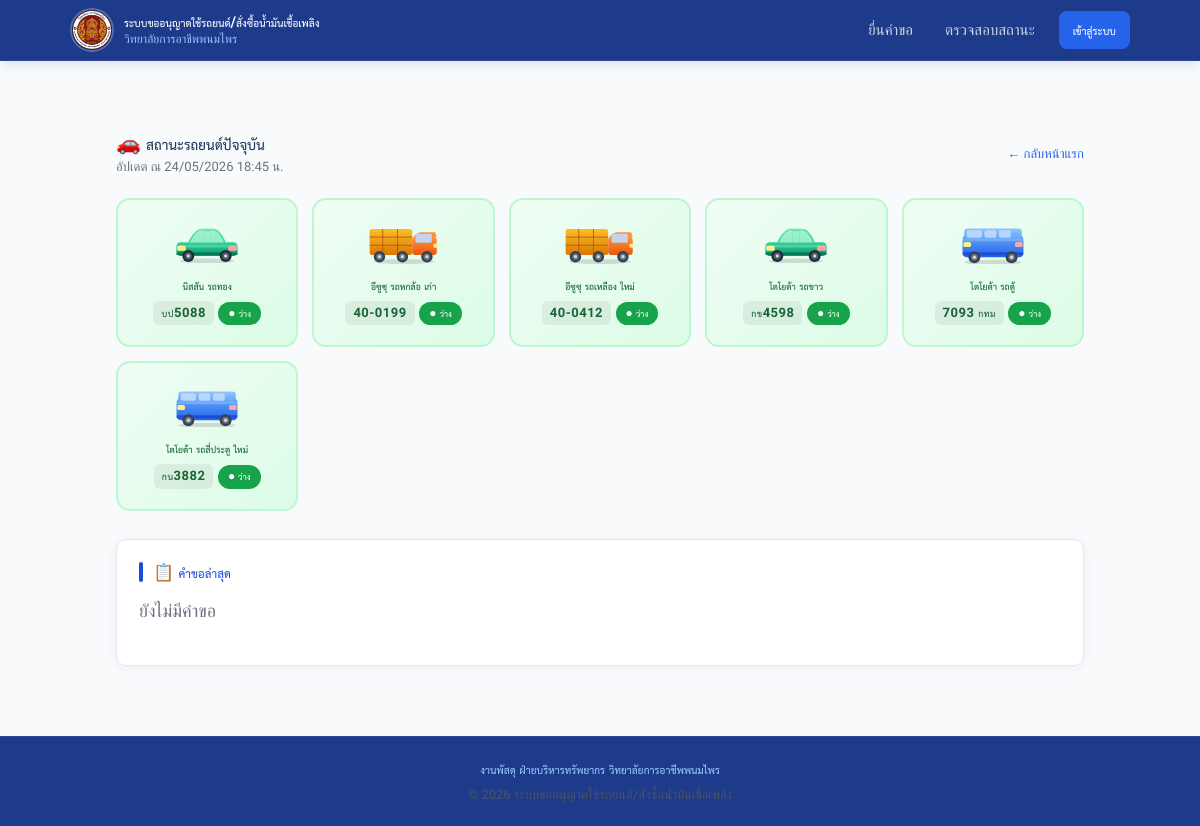
Screenshot of /carrequest/vehicles with the database file from the repository.
### tables this page shows
CREATE TABLE vehicles (
    id BIGINT UNSIGNED AUTO_INCREMENT PRIMARY KEY,
    vehicle_name VARCHAR(120) NOT NULL,
    license_plate VARCHAR(50) NOT NULL UNIQUE,
    vehicle_type VARCHAR(80) NULL,
    fuel_type ENUM('gasoline_91', 'gasoline_95', 'diesel', 'engine_oil', 'other') NOT NULL DEFAULT 'diesel',
    default_driver_name VARCHAR(150) NULL,
    is_active TINYINT(1) NOT NULL DEFAULT 1,
    notes TEXT NULL,
    created_at TIMESTAMP NOT NULL DEFAULT CURRENT_TIMESTAMP,
    updated_at TIMESTAMP NOT NULL DEFAULT CURRENT_TIMESTAMP ON UPDATE CURRENT_TIMESTAMP,
    INDEX idx_vehicles_active (is_active),
    INDEX idx_vehicles_fuel_type (fuel_type)
);

### app/helpers.php (called while the page is built, shortened)
<?php
function config(string $name): array
{
    static $items = [];
    if (!isset($items[$name])) {
        $path = dirname(__DIR__) . '/config/' . $name . '.php';
        $items[$name] = require $path;
    }
    return $items[$name];
}
function render(string $template, array $data = [], int $statusCode = 200): void
{
    $path = dirname(__DIR__) . '/app/Views/' . $template . '.php';
    extract($data, EXTR_SKIP);
    require $path;
}
function e(?string $value): string
{
    return htmlspecialchars((string) $value, ENT_QUOTES, 'UTF-8');
}

### app/Controllers/PublicController.php (called while the page is built, shortened)
<?php
final class PublicController
{
    public function vehicleBoard(): void
    {
        $db = Database::connection();
        $vStmt = $db->query(
            'SELECT v.id, v.vehicle_name, v.license_plate, v.vehicle_type,
                    r.id AS req_id, r.tracking_id, r.requester_name,
                    r.destination, r.travel_start_at, r.travel_end_at, r.assigned_driver_name
             FROM vehicles v
             LEFT JOIN requisitions r
                ON r.assigned_vehicle_id = v.id
                AND r.status = \'approved\'
                AND r.travel_start_at <= NOW()
                AND r.travel_end_at   >= NOW()
             WHERE v.is_active = 1
             ORDER BY v.vehicle_name ASC'
        );
        $rStmt = $db->query(
            'SELECT r.tracking_id, r.requester_name, r.destination,
                    r.travel_start_at, r.travel_end_at, r.status,
                    v.vehicle_name, v.license_plate
             FROM requisitions r
             LEFT JOIN vehicles v ON v.id = r.assigned_vehicle_id
             WHERE r.status NOT IN (\'cancelled\')
             ORDER BY r.created_at DESC
             LIMIT 15'
        );
        render('public/vehicle_board', [
            'title'        => 'สถานะรถยนต์',
            'vehicles'     => $vStmt->fetchAll(),
            'recentRequests' => $rStmt->fetchAll(),
            'statusLabels' => $this->statusLabels(),
        ]);
    }
    private function statusLabels(): array
    {
        return [
            'submitted' => 'ส่งคำขอแล้ว',
            'pending_level_1' => 'รอหัวหน้างานพัสดุอนุมัติ',
            'pending_level_2' => 'รอรองผู้อำนวยการฝ่ายบริหารทรัพยากรอนุมัติ',
            'pending_level_3' => 'รอผู้อำนวยการอนุมัติ',
            'approved' => 'อนุมัติเรียบร้อย',
            'rejected' => 'ไม่อนุมัติ',
            'cancelled' => 'ยกเลิกคำขอ',
        ];
    }
}

### index.php (called while the page is built, shortened)
<?php
$router = new Router();
$router->dispatch($_SERVER['REQUEST_METHOD'], $_SERVER['REQUEST_URI']);

### config/app.php (called while the page is built)
<?php
$isLocal = in_array($_SERVER['HTTP_HOST'] ?? '', ['localhost', '127.0.0.1']);
return [
    'name'      => 'ระบบขออนุญาตใช้รถยนต์/สั่งซื้อน้ำมันเชื้อเพลิง',
    'base_path' => $isLocal ? '/carrequest' : '',
    'timezone'  => 'Asia/Bangkok',
    'debug'     => $isLocal,
];

### config/database.php (called while the page is built)
<?php
$isLocal = in_array($_SERVER['HTTP_HOST'] ?? '', ['localhost', '127.0.0.1']);
return $isLocal ? [
    'host'     => '127.0.0.1',
    'port'     => 3306,
    'database' => 'carrequest',
    'username' => 'root',
    'password' => '',
    'charset'  => 'utf8mb4',
] : [
    'host'     => '127.0.0.1',
    'port'     => 3306,
    'database' => 'u651170081_carrequest',
    'username' => 'u651170081_carrequest',
    'password' => 'CHANGE_ON_SERVER',
    'charset'  => 'utf8mb4',
];

### app/Views/public/vehicle_board.php (the view, shortened to what this page needs)
<div style="max-width:1000px;margin:0 auto;padding:16px;">
    <div style="display:flex;justify-content:space-between;align-items:center;margin-bottom:20px;flex-wrap:wrap;gap:8px;">
        <div>
            <h1 style="font-size:20px;font-weight:700;color:#1e3a5f;margin:0;">🚗 สถานะรถยนต์ปัจจุบัน</h1>
            <p style="margin:2px 0 0;font-size:13px;color:#6b7280;">อัปเดต ณ <?= e(date('d/m/Y H:i')) ?> น.</p>
        </div>
        <a href="<?= e(config('app')['base_path']) ?>/" style="font-size:13px;color:#2563eb;text-decoration:none;">← กลับหน้าแรก</a>
    </div>
    <div class="vehicle-board" style="margin-bottom:28px;">
        <?php foreach ($vehicles as $v):
            $inUse = !empty($v['req_id']);
        ?>
        <div class="vcard <?= $inUse ? 'vcard-busy' : 'vcard-free' ?>">
            <div class="vcard-icon">
            </div>
            <div class="vcard-body">
                <div class="vcard-name"><?= e($v['vehicle_name']) ?></div>
                <div class="vcard-plate"><?= e($v['license_plate']) ?></div>
                <div class="vcard-status-badge <?= $inUse ? 'badge-busy' : 'badge-free' ?>">
                    <?= $inUse ? '● กำลังใช้งาน' : '● ว่าง' ?>
                </div>
            </div>
        </div>
        <?php endforeach; ?>
    </div>
    <div class="form-section">
        <h2 class="section-title" style="margin-bottom:14px;">📋 คำขอล่าสุด</h2>
        <?php if (empty($recentRequests)): ?>
            <p style="color:#6b7280;">ยังไม่มีคำขอ</p>
        <?php endif; ?>
    </div>
</div>
<?php
$content = ob_get_clean();
require dirname(__DIR__) . '/layout.php';

### app/Router.php (shortened to what this page needs)
<?php
final class Router
{
    private array $routes = [];
    public function dispatch(string $method, string $uri): void
    {
        $path = parse_url($uri, PHP_URL_PATH) ?: '/';
        $basePath = rtrim(config('app')['base_path'], '/');
        if ($basePath !== '' && str_starts_with($path, $basePath)) {
            $path = substr($path, strlen($basePath));
        }
        $path = '/' . trim($path, '/');
        $path = $path === '/' ? '/' : rtrim($path, '/');
        foreach ($this->routes as $route) {
            if ($route['method'] === $method && $route['path'] === $path) {
                call_user_func($route['handler']);
                return;
            }
        }
    }
    private function add(string $method, string $path, callable $handler): void
    {
        $this->routes[] = [
            'method' => $method,
            'path' => $path,
            'handler' => $handler,
        ];
    }
}

### app/Views/layout.php (shortened to what this page needs)
<?php
$app = config('app');
$assetVersion = file_exists(__DIR__ . '/../../public/assets/app.css') ? filemtime(__DIR__ . '/../../public/assets/app.css') : time();
$mainClass = isset($mainClass) ? $mainClass : 'container app-shell py-4 py-md-5';
?>
<!doctype html>
<html lang="th">
<head>
    <link href="https://cdn.jsdelivr.net/npm/bootstrap@5.3.3/dist/css/bootstrap.min.css" rel="stylesheet">
    <link href="<?= e($app['base_path']) ?>/public/assets/app.css?v=<?= e((string) $assetVersion) ?>" rel="stylesheet">
    <link href="<?= e($app['base_path']) ?>/public/assets/home.css?v=<?= e((string) $assetVersion) ?>" rel="stylesheet">
</head>
<body>
    <header class="site-header" id="site-header">
        <div class="header-inner">
            <a class="brand-link" href="<?= e($app['base_path']) ?>/">
                <div class="brand-logo-img">
                    <img src="<?= e($app['base_path']) ?>/public/assets/logo.png" alt="วิทยาลัยการอาชีพพนมไพร" width="44" height="44">
                </div>
                <span class="brand-text">
                    <span class="brand-name">ระบบขออนุญาตใช้รถยนต์/สั่งซื้อน้ำมันเชื้อเพลิง</span>
                    <span class="brand-org">วิทยาลัยการอาชีพพนมไพร</span>
                </span>
            </a>
            <nav class="main-nav">
                <a class="nav-item" href="<?= e($app['base_path']) ?>/request">ยื่นคำขอ</a>
                <a class="nav-item" href="<?= e($app['base_path']) ?>/status">ตรวจสอบสถานะ</a>
                <a class="nav-item nav-item-btn" href="<?= e($app['base_path']) ?>/login">เข้าสู่ระบบ</a>
            </nav>
        </div>
    </header>
    <main class="<?= e($mainClass) ?>">
        <?= $content ?>
    </main>
    <footer class="site-footer">
        <div class="footer-inner">
            <p class="footer-dept">งานพัสดุ ฝ่ายบริหารทรัพยากร วิทยาลัยการอาชีพพนมไพร</p>
            <p class="footer-copy">© <?= date('Y') ?> ระบบขออนุญาตใช้รถยนต์/สั่งซื้อน้ำมันเชื้อเพลิง</p>
        </div>
    </footer>
</body>
</html>

### public/assets/home.css (style rules this page uses)
:root { --brand: #1d4ed8; --brand-dark: #1e3a8a; --brand-soft: #eff6ff; --ink: #1e293b; --muted: #64748b; --line: #e2e8f0; --surface: #ffffff; --page: #f8fafc; --success: #059669; --danger: #dc2626; --warning: #d97706; }
html, body { background: var(--page); color: var(--ink); font-family: 'Sarabun', 'THSarabunNew', Tahoma, sans-serif; font-size: 18px; line-height: 1.6; }
.app-shell { max-width: 1160px; }
.site-header { position: sticky; top: 0; z-index: 100; background: var(--brand-dark); border-bottom: 1px solid rgba(255,255,255,0.08); box-shadow: 0 2px 12px rgba(30,58,138,0.15); }
.header-inner { max-width: 1100px; margin: 0 auto; padding: 0 20px; display: flex; align-items: center; justify-content: space-between; height: 60px; }
.brand-link { display: flex; align-items: center; gap: 10px; text-decoration: none; flex-shrink: 0; }
.brand-logo-img { width: 44px; height: 44px; flex-shrink: 0; display: flex; align-items: center; justify-content: center; }
.brand-logo-img img { width: 44px; height: 44px; border-radius: 50%; object-fit: cover; border: 2px solid rgba(255,255,255,0.25); }
.brand-text { display: flex; flex-direction: column; line-height: 1.25; }
.brand-name { color: #fff; font-weight: 700; font-size: 15px; }
.brand-org { color: #93c5fd; font-size: 12px; }
.main-nav { display: flex; align-items: center; gap: 4px; }
.nav-item { color: #cbd5e1; text-decoration: none; padding: 7px 14px; border-radius: 8px; font-size: 15px; font-weight: 500; transition: background 0.18s, color 0.18s; }
.nav-item-btn { background: #2563eb; color: #fff !important; margin-left: 6px; font-weight: 600; }
.form-section { background: var(--surface); border: 1px solid var(--line); border-radius: 10px; padding: 22px; box-shadow: 0 2px 12px rgba(30,58,138,0.05); }
.section-title { display: flex; align-items: center; gap: 10px; margin-bottom: 16px; color: var(--brand); font-size: 17px; font-weight: 700; }
.section-title::before { content: ""; width: 4px; height: 20px; border-radius: 999px; background: var(--brand); }
.vehicle-board { display: grid; grid-template-columns: repeat(auto-fill, minmax(180px, 1fr)); gap: 14px; }
.vcard { border-radius: 14px; border: 2px solid; padding: 16px 14px 14px; display: flex; flex-direction: column; align-items: center; gap: 10px; text-align: center; transition: transform 0.18s, box-shadow 0.18s; position: relative; overflow: hidden; }
.vcard-free { border-color: #bbf7d0; background: linear-gradient(135deg, #f0fdf4 0%, #dcfce7 100%); color: #166534; }
.vcard-icon { opacity: 1; display: flex; align-items: center; justify-content: center; height: 52px; }
.vcard-body { width: 100%; }
.vcard-name { font-size: 13px; font-weight: 700; line-height: 1.3; margin-bottom: 2px; }
.vcard-plate { font-size: 13px; font-weight: 600; background: rgba(0,0,0,0.06); border-radius: 6px; padding: 2px 8px; display: inline-block; margin-bottom: 6px; letter-spacing: 0.5px; }
.vcard-status-badge { display: inline-block; font-size: 12px; font-weight: 700; border-radius: 99px; padding: 2px 10px; }
.badge-free { background: #16a34a; color: #fff; }
.site-footer { background: var(--brand-dark); border-top: 1px solid rgba(255,255,255,0.08); padding: 20px 16px; text-align: center; }
.footer-inner { max-width: 1100px; margin: 0 auto; }
.footer-dept { color: #93c5fd; font-size: 15px; font-weight: 600; margin: 0 0 4px; }
.footer-copy { color: #475569; font-size: 13px; margin: 0; }

### rows the page displays
vehicles: vehicle_name "นิสสัน รถทอง", license_plate "บป5088"
vehicles: vehicle_type "รถหกล้อ" (drawn), vehicle_name "อีซูซุ รถหกล้อ เก่า", license_plate "40-0199"
vehicles: vehicle_type "รถหกล้อ" (drawn), vehicle_name "อีซูซุ รถเหลือง ใหม่", license_plate "40-0412"
vehicles: vehicle_name "โตโยต้า รถขาว", license_plate "กข4598"
vehicles: vehicle_name "โตโยต้า รถตู้", license_plate "7093 กทม"
vehicles: vehicle_name "โตโยต้า รถสี่ประตู ใหม่", license_plate "กน3882"
